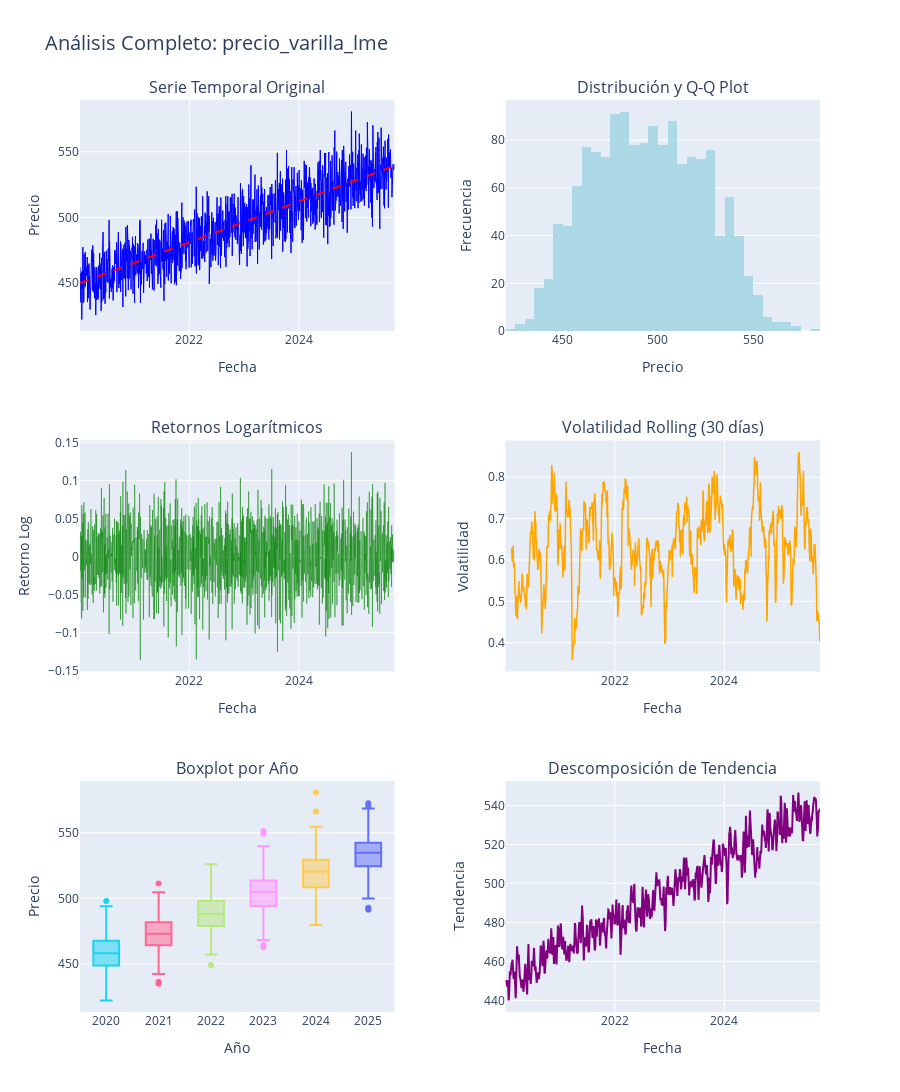

Notebook code for this chart:
### Code cell
# ========================================
# 5. VISUALIZACIÓN COMPLETA DE LA VARIABLE OBJETIVO
# ========================================

# Crear figura con subplots
fig = make_subplots(
    rows=3, cols=2,
    subplot_titles=(
        'Serie Temporal Original',
        'Distribución y Q-Q Plot',
        'Retornos Logarítmicos',
        'Volatilidad Rolling (30 días)',
        'Boxplot por Año',
        'Descomposición de Tendencia'
    ),
    specs=[
        [{'type': 'scatter'}, {'type': 'histogram'}],
        [{'type': 'scatter'}, {'type': 'scatter'}],
        [{'type': 'box'}, {'type': 'scatter'}]
    ],
    vertical_spacing=0.12,
    horizontal_spacing=0.15
)

# 1. Serie temporal original
fig.add_trace(
    go.Scatter(x=target_series.index, y=target_series.values,
               mode='lines', name='Precio Varilla',
               line=dict(color='blue', width=1)),
    row=1, col=1
)

# Añadir tendencia
trend_line = p(x)
fig.add_trace(
    go.Scatter(x=target_series.index, y=trend_line,
               mode='lines', name='Tendencia',
               line=dict(color='red', width=2, dash='dash')),
    row=1, col=1
)

# 2. Histograma con distribución normal superpuesta
fig.add_trace(
    go.Histogram(x=target_series.values, nbinsx=50,
                 name='Distribución', marker_color='lightblue'),
    row=1, col=2
)

# 3. Retornos logarítmicos
returns = np.log(target_series / target_series.shift(1)).dropna()
fig.add_trace(
    go.Scatter(x=returns.index, y=returns.values,
               mode='lines', name='Retornos Log',
               line=dict(color='green', width=0.5)),
    row=2, col=1
)

# 4. Volatilidad rolling
volatility = returns.rolling(window=30).std() * np.sqrt(252)
fig.add_trace(
    go.Scatter(x=volatility.index, y=volatility.values,
               mode='lines', name='Volatilidad Anualizada',
               line=dict(color='orange', width=1.5)),
    row=2, col=2
)

# 5. Boxplot por año
target_series_df = pd.DataFrame(target_series)
target_series_df['year'] = target_series_df.index.year
for year in target_series_df['year'].unique():
    year_data = target_series_df[target_series_df['year'] == year][TARGET_VAR]
    fig.add_trace(
        go.Box(y=year_data, name=str(year)),
        row=3, col=1
    )

# 6. Descomposición STL simplificada (robusta)
from statsmodels.tsa.seasonal import STL

# Asegurarse de que el índice es DatetimeIndex y tiene frecuencia
ts_for_stl = target_series.copy()
if not isinstance(ts_for_stl.index, pd.DatetimeIndex):
    ts_for_stl.index = pd.to_datetime(ts_for_stl.index)

freq = pd.infer_freq(ts_for_stl.index)
seasonal_period = None

if freq is not None:
    # Asignar seasonal según frecuencia inferida
    if freq.startswith('D'):
        # Datos diarios: probar con 7 (semanal), 30 (mensual), 365 (anual)
        seasonal_period = 31  # Debe ser impar
    elif freq.startswith('M'):
        seasonal_period = 13  # Debe ser impar
    elif freq.startswith('A'):
        seasonal_period = 3   # Mínimo impar
    elif freq.startswith('W'):
        seasonal_period = 53  # Debe ser impar
    else:
        seasonal_period = 13  # fallback impar
else:
    # Si no se puede inferir, intentar adivinar por la diferencia de fechas
    diffs = ts_for_stl.index.to_series().diff().dropna()
    median_days = diffs.dt.days.median()
    if median_days <= 1.5:
        seasonal_period = 31  # datos diarios, mensual (impar)
    elif 27 <= median_days <= 31:
        seasonal_period = 13  # datos mensuales (impar)
    elif 6 <= median_days <= 8:
        seasonal_period = 53  # datos semanales (impar)
    else:
        seasonal_period = 13  # fallback impar
    print(f"⚠️ No se pudo inferir frecuencia exacta, usando seasonal={seasonal_period}")

# Validar que seasonal_period cumple los requisitos de STL
if seasonal_period is not None:
    # STL requiere: seasonal >= 3, impar, y menor que len(serie)
    min_seasonal = 3
    max_seasonal = len(ts_for_stl) // 2  # Máximo recomendado
    
    # Asegurar que es impar y >= 3
    if seasonal_period < min_seasonal:
        seasonal_period = min_seasonal
    elif seasonal_period % 2 == 0:  # Si es par, hacerlo impar
        seasonal_period += 1
    
    # Asegurar que no excede el máximo
    if seasonal_period > max_seasonal:
        seasonal_period = max_seasonal
        if seasonal_period % 2 == 0:  # Asegurar que sigue siendo impar
            seasonal_period -= 1
    
    print(f"📊 Usando seasonal_period = {seasonal_period} para STL decomposition")

# Ejecutar STL de forma robusta
try:
    if seasonal_period >= 3 and seasonal_period < len(ts_for_stl):
        stl = STL(ts_for_stl, seasonal=seasonal_period, robust=True)
        res = stl.fit()
        fig.add_trace(
            go.Scatter(x=ts_for_stl.index, y=res.trend,
                       mode='lines', name='Tendencia STL',
                       line=dict(color='purple', width=2)),
            row=3, col=2
        )
        print(f"✅ STL decomposition exitosa con seasonal={seasonal_period}")
    else:
        raise ValueError(f"seasonal_period={seasonal_period} no válido para serie de longitud {len(ts_for_stl)}")
        
except Exception as e:
    print(f"❌ Error en STL decomposition: {e}")
    # Fallback: usar tendencia lineal simple
    fig.add_trace(
        go.Scatter(x=ts_for_stl.index, y=trend_line,
                   mode='lines', name='Tendencia Lineal (Fallback)',
                   line=dict(color='red', width=2, dash='dot')),
        row=3, col=2
    )
    fig.add_annotation(
        text="STL falló, usando tendencia lineal",
        xref="paper", yref="paper",
        x=0.85, y=0.15, showarrow=False, 
        font=dict(color="orange", size=12),
        row=3, col=2
    )

# Actualizar layout
fig.update_layout(
    height=1200,
    showlegend=False,
    title_text=f"Análisis Completo: {TARGET_VAR}",
    title_font_size=20
)

# Actualizar ejes
fig.update_xaxes(title_text="Fecha", row=1, col=1)
fig.update_xaxes(title_text="Precio", row=1, col=2)
fig.update_xaxes(title_text="Fecha", row=2, col=1)
fig.update_xaxes(title_text="Fecha", row=2, col=2)
fig.update_xaxes(title_text="Año", row=3, col=1)
fig.update_xaxes(title_text="Fecha", row=3, col=2)

fig.update_yaxes(title_text="Precio", row=1, col=1)
fig.update_yaxes(title_text="Frecuencia", row=1, col=2)
fig.update_yaxes(title_text="Retorno Log", row=2, col=1)
fig.update_yaxes(title_text="Volatilidad", row=2, col=2)
fig.update_yaxes(title_text="Precio", row=3, col=1)
fig.update_yaxes(title_text="Tendencia", row=3, col=2)

fig.show()

print("📊 Visualización completa generada")

### Figure 1 — Plotly figure (JSON) as saved in the notebook; plotly's stock layout.template omitted (floating-point values rounded to 4 significant figures; data arrays with more than 128 entries replaced by an {"elided": "..."} marker saying what was removed)
{"data": [{"line": {"color": "blue", "width": 1}, "mode": "lines", "name": "Precio Varilla", "type": "scatter", "x": {"elided": "1498 str values"}, "xaxis": "x", "y": {"elided": "1498 float values"}, "yaxis": "y"}, {"line": {"color": "red", "dash": "dash", "width": 2}, "mode": "lines", "name": "Tendencia", "type": "scatter", "x": {"elided": "1498 str values"}, "xaxis": "x", "y": {"elided": "1498 float values"}, "yaxis": "y"}, {"marker": {"color": "lightblue"}, "name": "Distribución", "nbinsx": 50, "type": "histogram", "x": {"elided": "1498 float values"}, "xaxis": "x2", "yaxis": "y2"}, {"line": {"color": "green", "width": 0.5}, "mode": "lines", "name": "Retornos Log", "type": "scatter", "x": {"elided": "1497 str values"}, "xaxis": "x3", "y": {"elided": "1497 float values"}, "yaxis": "y3"}, {"line": {"color": "orange", "width": 1.5}, "mode": "lines", "name": "Volatilidad Anualizada", "type": "scatter", "x": {"elided": "1497 str values"}, "xaxis": "x4", "y": {"elided": "1497 float values"}, "yaxis": "y4"}, {"name": "2020", "type": "box", "xaxis": "x5", "y": {"elided": "261 float values"}, "yaxis": "y5"}, {"name": "2021", "type": "box", "xaxis": "x5", "y": {"elided": "261 float values"}, "yaxis": "y5"}, {"name": "2022", "type": "box", "xaxis": "x5", "y": {"elided": "260 float values"}, "yaxis": "y5"}, {"name": "2023", "type": "box", "xaxis": "x5", "y": {"elided": "260 float values"}, "yaxis": "y5"}, {"name": "2024", "type": "box", "xaxis": "x5", "y": {"elided": "262 float values"}, "yaxis": "y5"}, {"name": "2025", "type": "box", "xaxis": "x5", "y": {"elided": "194 float values"}, "yaxis": "y5"}, {"line": {"color": "purple", "width": 2}, "mode": "lines", "name": "Tendencia STL", "type": "scatter", "x": {"elided": "1498 str values"}, "xaxis": "x6", "y": {"elided": "1498 float values"}, "yaxis": "y6"}], "layout": {"annotations": [{"font": {"size": 16}, "showarrow": false, "text": "Serie Temporal Original", "x": 0.2125, "xanchor": "center", "xref": "paper", "y": 1, "yanchor": "bottom", "yref": "paper"}, {"font": {"size": 16}, "showarrow": false, "text": "Distribución y Q-Q Plot", "x": 0.7875, "xanchor": "center", "xref": "paper", "y": 1, "yanchor": "bottom", "yref": "paper"}, {"font": {"size": 16}, "showarrow": false, "text": "Retornos Logarítmicos", "x": 0.2125, "xanchor": "center", "xref": "paper", "y": 0.6267, "yanchor": "bottom", "yref": "paper"}, {"font": {"size": 16}, "showarrow": false, "text": "Volatilidad Rolling (30 días)", "x": 0.7875, "xanchor": "center", "xref": "paper", "y": 0.6267, "yanchor": "bottom", "yref": "paper"}, {"font": {"size": 16}, "showarrow": false, "text": "Boxplot por Año", "x": 0.2125, "xanchor": "center", "xref": "paper", "y": 0.2533, "yanchor": "bottom", "yref": "paper"}, {"font": {"size": 16}, "showarrow": false, "text": "Descomposición de Tendencia", "x": 0.7875, "xanchor": "center", "xref": "paper", "y": 0.2533, "yanchor": "bottom", "yref": "paper"}], "height": 1200, "showlegend": false, "title": {"font": {"size": 20}, "text": "Análisis Completo: precio_varilla_lme"}, "xaxis": {"anchor": "y", "domain": [0, 0.425], "title": {"text": "Fecha"}}, "xaxis2": {"anchor": "y2", "domain": [0.575, 1], "title": {"text": "Precio"}}, "xaxis3": {"anchor": "y3", "domain": [0, 0.425], "title": {"text": "Fecha"}}, "xaxis4": {"anchor": "y4", "domain": [0.575, 1], "title": {"text": "Fecha"}}, "xaxis5": {"anchor": "y5", "domain": [0, 0.425], "title": {"text": "Año"}}, "xaxis6": {"anchor": "y6", "domain": [0.575, 1], "title": {"text": "Fecha"}}, "yaxis": {"anchor": "x", "domain": [0.7467, 1], "title": {"text": "Precio"}}, "yaxis2": {"anchor": "x2", "domain": [0.7467, 1], "title": {"text": "Frecuencia"}}, "yaxis3": {"anchor": "x3", "domain": [0.3733, 0.6267], "title": {"text": "Retorno Log"}}, "yaxis4": {"anchor": "x4", "domain": [0.3733, 0.6267], "title": {"text": "Volatilidad"}}, "yaxis5": {"anchor": "x5", "domain": [0, 0.2533], "title": {"text": "Precio"}}, "yaxis6": {"anchor": "x6", "domain": [0, 0.2533], "title": {"text": "Tendencia"}}}}
